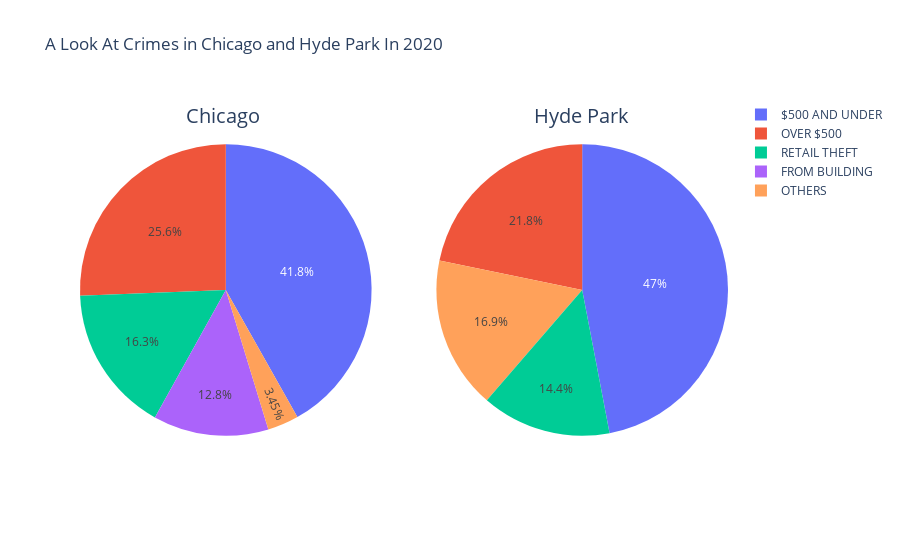

The cell this chart's notebook holds for it:
### Code cell
# Get a count of offenses from 2015 to 2020 for Chicago and Hyde Park, and filter out domestic cases
sql_chicago = """select description, count(description) as count
                from `bigquery-public-data.chicago_crime.crime` 
                where date between '2020-01-01' and '2020-12-31' and domestic=False and primary_type='THEFT'
                group by 1;"""

sql_hp = """select description, count(description) as count
                from `bigquery-public-data.chicago_crime.crime` 
                where date between '2020-01-01' and '2020-12-31' and community_area=41 and domestic=False and primary_type='THEFT'
                group by 1;"""

# Pass query to Google Cloud
chicago = client.query(sql_chicago).to_dataframe()
hyde_park = client.query(sql_hp).to_dataframe()

# Group crimes that are are
chicago.loc[chicago['count'] < float(chicago.quantile(0.6)), 'description'] = 'OTHERS'
hyde_park.loc[hyde_park['count'] < float(hyde_park.quantile(0.6)), 'description'] = 'OTHERS'

# Create subplots: use 'domain' type for Pie subplot
fig = make_subplots(rows=1, cols=2, specs=[[{'type':'domain'}, {'type':'domain'}]])
fig.add_trace(go.Pie(labels=chicago['description'], values=chicago['count'], name=""), 1, 1)
fig.add_trace(go.Pie(labels=hyde_park['description'], values=hyde_park['count'], name=""), 1, 2)

fig.update_layout(
    title_text="A Look At Crimes in Chicago and Hyde Park In 2020",
    annotations=[dict(text='Chicago', x=0.16, y=1, font_size=20, showarrow=False),
                 dict(text='Hyde Park', x=0.85, y=1, font_size=20, showarrow=False)])

fig.show()

### Figure 1 — Plotly figure (JSON) as saved in the notebook; plotly's stock layout.template omitted (floating-point values rounded to 4 significant figures)
{"data": [{"domain": {"x": [0, 0.45], "y": [0, 1]}, "labels": ["OTHERS", "OTHERS", "OTHERS", "OTHERS", "OTHERS", "OVER $500", "$500 AND UNDER", "RETAIL THEFT", "FROM BUILDING", "OTHERS"], "name": "", "type": "pie", "values": [279, 286, 27, 736, 13, 9975, 16287, 6346, 4982, 3]}, {"domain": {"x": [0.55, 1], "y": [0, 1]}, "labels": ["OTHERS", "OTHERS", "OVER $500", "$500 AND UNDER", "RETAIL THEFT", "OTHERS", "OTHERS", "OTHERS"], "name": "", "type": "pie", "values": [6, 1, 94, 203, 62, 61, 4, 1]}], "layout": {"annotations": [{"font": {"size": 20}, "showarrow": false, "text": "Chicago", "x": 0.16, "y": 1}, {"font": {"size": 20}, "showarrow": false, "text": "Hyde Park", "x": 0.85, "y": 1}], "title": {"text": "A Look At Crimes in Chicago and Hyde Park In 2020"}}}
